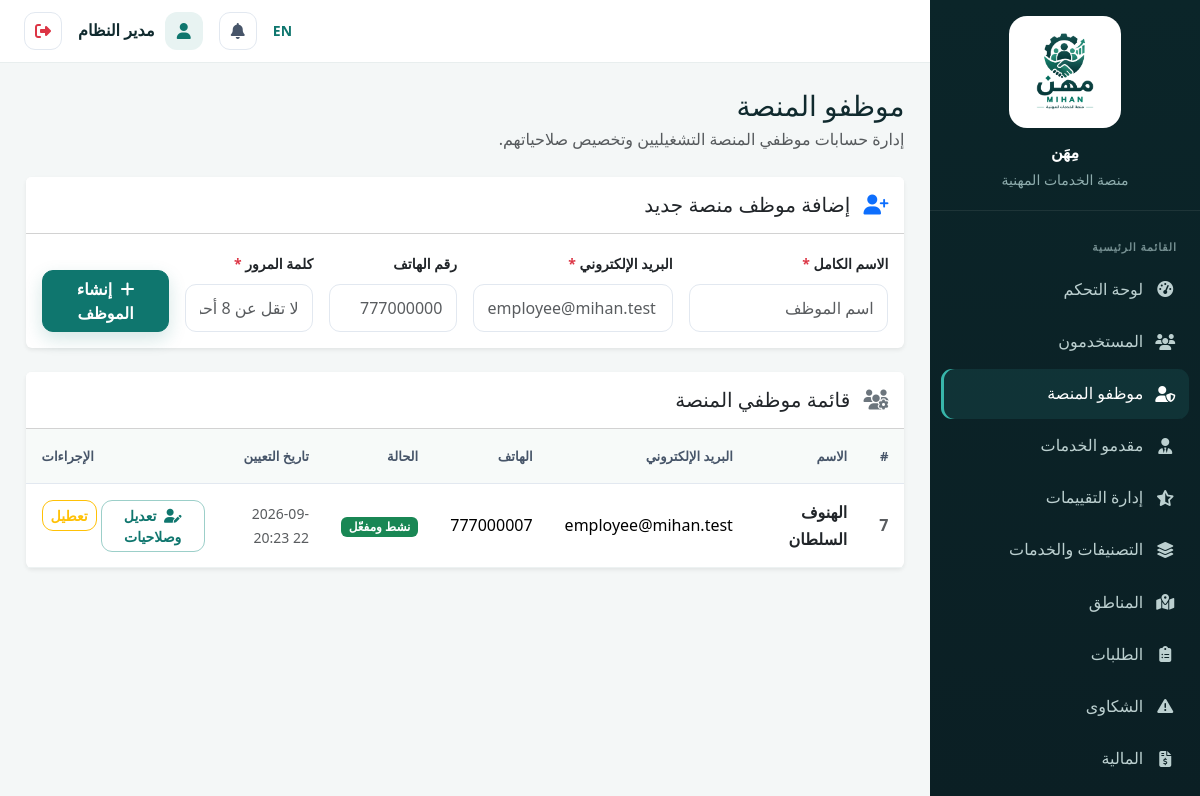
The page /admin/employees (signed in) on the database its author committed.
### tables this page shows
CREATE TABLE `system_settings` (
  `id` int(11) NOT NULL,
  `key` varchar(100) NOT NULL,
  `value` text DEFAULT NULL,
  `updated_at` datetime DEFAULT current_timestamp() ON UPDATE current_timestamp()
);

CREATE TABLE `users` (
  `id` int(11) NOT NULL,
  `name` varchar(150) NOT NULL,
  `email` varchar(150) NOT NULL,
  `phone` varchar(20) DEFAULT NULL,
  `password_hash` varchar(255) NOT NULL,
  `role` enum('customer','provider','employee','admin') NOT NULL DEFAULT 'customer',
  `profile_photo` varchar(255) DEFAULT NULL,
  `is_active` tinyint(1) NOT NULL DEFAULT 1,
  `is_verified_email` tinyint(1) NOT NULL DEFAULT 0,
  `created_at` datetime DEFAULT current_timestamp(),
  `updated_at` datetime DEFAULT current_timestamp() ON UPDATE current_timestamp()
);

### app/views/admin/employees.php (the view, shortened to what the rows shown need)
<div class="d-flex flex-wrap justify-content-between align-items-center gap-2 mb-4">
  <div>
    <h3 class="mb-1">موظفو المنصة</h3>
    <p class="text-muted mb-0">إدارة حسابات موظفي المنصة التشغيليين وتخصيص صلاحياتهم.</p>
  </div>
</div>
<div class="card shadow-sm border-0 mb-4">
  <div class="card-header bg-white py-3">
    <h5 class="card-title mb-0"><i class="fa-solid fa-user-plus me-2 text-primary"></i> إضافة موظف منصة جديد</h5>
  </div>
  <div class="card-body">
    <form method="POST" action="<?= url('/admin/employees') ?>" class="row g-3">
      <div class="col-md-3">
        <label class="form-label small fw-semibold">الاسم الكامل <span class="text-danger">*</span></label>
        <input name="name" class="form-control" placeholder="اسم الموظف" required minlength="3" maxlength="100">
      </div>
      <div class="col-md-3">
        <label class="form-label small fw-semibold">البريد الإلكتروني <span class="text-danger">*</span></label>
        <input type="email" name="email" class="form-control" placeholder="employee@mihan.test" required>
      </div>
      <div class="col-md-2">
        <label class="form-label small fw-semibold">رقم الهاتف</label>
        <input name="phone" class="form-control" placeholder="777000000">
      </div>
      <div class="col-md-2">
        <label class="form-label small fw-semibold">كلمة المرور <span class="text-danger">*</span></label>
        <input type="password" name="password" class="form-control" placeholder="لا تقل عن 8 أحرف" required minlength="8">
      </div>
      <div class="col-md-2 d-flex align-items-end">
        <button type="submit" class="btn btn-primary w-100"><i class="fa-solid fa-plus me-1"></i> إنشاء الموظف</button>
      </div>
    </form>
  </div>
</div>
<div class="card shadow-sm border-0">
  <div class="card-header bg-white py-3">
    <h5 class="card-title mb-0"><i class="fa-solid fa-users-gear me-2 text-secondary"></i> قائمة موظفي المنصة</h5>
  </div>
  <div class="card-body p-0">
    <div class="table-responsive">
      <table class="table table-hover align-middle mb-0">
        <thead class="table-light">
          <tr>
            <th class="ps-3">#</th>
            <th>الاسم</th>
            <th>البريد الإلكتروني</th>
            <th>الهاتف</th>
            <th>الحالة</th>
            <th>تاريخ التعيين</th>
            <th class="text-end pe-3">الإجراءات</th>
          </tr>
        </thead>
        <tbody>
        <?php foreach ($employees as $e): ?>
          <tr>
            <td class="ps-3 fw-bold text-muted"><?= (int)$e['id'] ?></td>
            <td><div class="fw-semibold text-dark"><?= e($e['name']) ?></div></td>
            <td><?= e($e['email']) ?></td>
            <td><?= e($e['phone'] ?: '—') ?></td>
            <td>
              <span class="badge bg-<?= (int)$e['is_active'] === 1 ? 'success' : 'danger' ?>">
                <?= (int)$e['is_active'] === 1 ? 'نشط ومفعّل' : 'معطل' ?>
              </span>
            </td>
            <td class="small text-muted"><?= formatDate($e['created_at']) ?></td>
            <td class="text-end pe-3">
              <div class="d-inline-flex gap-1">
                <a href="<?= url('/admin/employees/' . $e['id'] . '/edit') ?>" class="btn btn-sm btn-outline-primary" title="تعديل بيانات الموظف وصلاحياته">
                  <i class="fa-solid fa-user-pen me-1"></i> تعديل وصلاحيات
                </a>
                <form method="POST" action="<?= url('/admin/employees/' . $e['id'] . '/toggle') ?>" class="d-inline">
                  <button type="submit" class="btn btn-sm btn-outline-warning">
                    <?= (int)$e['is_active'] === 1 ? 'تعطيل' : 'تفعيل' ?>
                  </button>
                </form>
              </div>
            </td>
          </tr>
        <?php endforeach; ?>
        </tbody>
      </table>
    </div>
  </div>
</div>

### app/core/Router.php (shortened to what the rows shown need)
<?php
class Router
{
    private array $routes = [];
    private function add(string $method, string $path, string $handler): void
    {
        $this->routes[] = compact('method', 'path', 'handler');
    }
    public function dispatch(string $method, string $uri): void
    {
        $uri = strtok($uri, '?');
        $base = BASE_PATH;
        if ($base !== '' && strpos($uri, $base) === 0) {
            $uri = substr($uri, strlen($base));
        }
        $uri = rtrim($uri, '/');
        foreach ($this->routes as $route) {
            if ($route['method'] !== $method) continue;
            $pattern = preg_replace('#\{[a-zA-Z_]+\}#', '([^/]+)', $route['path']);
            $pattern = '#^' . $pattern . '$#u';
            if (preg_match($pattern, $uri, $matches)) {
                array_shift($matches);
                [$controllerName, $methodName] = explode('@', $route['handler']);
                $controller = new $controllerName();
                call_user_func_array([$controller, $methodName], $matches);
                return;
            }
        }
    }
}

### app/views/partials/sidebar.php (shortened to what the rows shown need)
<?php
$role=Auth::role(); $current=parse_url($_SERVER['REQUEST_URI']??'',PHP_URL_PATH) ?: '/';
$links=[];
if($role==='customer') $links=[['fa-gauge-high',__('dashboard'),'/customer/dashboard'],['fa-list-check',__('my_requests'),'/customer/requests'],['fa-file-invoice-dollar','المالية والفواتير','/customer/finance'],['fa-plus-circle',__('new_request'),'/customer/requests/create'],['fa-comment-dots',__('smart_assistant'),'/customer/ai/assistant'],['fa-user-gear',__('search'),'/providers'],['fa-triangle-exclamation',__('complaints'),'/customer/complaints'],['fa-user',__('profile'),'/customer/profile']];
elseif($role==='provider') $links=[['fa-gauge-high',__('dashboard'),'/provider/dashboard'],['fa-inbox',__('incoming_requests'),'/provider/requests'],['fa-wallet','المالية والمدفوعات','/provider/finance'],['fa-star',__('reviews'),'/provider/reviews'],['fa-id-card',__('professional_profile'),'/provider/profile']];
elseif($role==='admin') $links=[['fa-gauge-high',__('dashboard'),'/admin/dashboard'],['fa-users',__('users'),'/admin/users'],['fa-user-shield','موظفو المنصة','/admin/employees'],['fa-user-tie',__('providers'),'/admin/providers'],['fa-star-half-stroke',__('review_management'),'/admin/reviews'],['fa-layer-group',__('categories_services'),'/admin/categories'],['fa-map-location-dot',__('locations'),'/admin/locations'],['fa-clipboard-list',__('requests'),'/admin/requests'],['fa-triangle-exclamation',__('complaints'),'/admin/complaints'],['fa-file-invoice-dollar',__('finance'),'/admin/finance'],['fa-chart-line',__('reports_analytics'),'/admin/reports'],['fa-bell',__('notifications'),'/admin/notifications'],['fa-brain',__('ai'),'/admin/ai'],['fa-gear',__('settings'),'/admin/settings']];
?>
<aside class="dash-sidebar">
 <div class="sidebar-brand"><a href="<?= url('/') ?>" class="sidebar-brand-link"><img class="sidebar-logo" src="<?= asset('images/logo-mihan-original.png') ?>" alt="<?= e(__('app_name')) ?>"><span class="sidebar-brand-text"><?= e(setting('site_name', __('app_name'))) ?><small><?= __('professional_services_platform') ?></small></span></a></div>
 <ul class="sidebar-nav"><li class="sidebar-section"><?= __('main_menu') ?></li>
 <?php foreach($links as $link): $active=str_starts_with($current,rtrim(BASE_PATH.$link[2],'/')); ?><li><a class="<?= $active?'active':'' ?>" href="<?= url($link[2]) ?>"><i class="fa-solid <?= $link[0] ?>"></i><span><?= e($link[1]) ?></span></a></li><?php endforeach; ?>
 </ul>
</aside>

### app/views/partials/topbar.php (shortened to what the rows shown need)
<?php require_once __DIR__.'/../../models/Notification.php'; $notifModel=new Notification(); $unread=Auth::check()?$notifModel->unreadCount(Auth::id()):0; ?>
<header class="dash-topbar">
 <div class="ms-auto d-flex align-items-center gap-2 gap-md-3">
  <a href="<?= e(langUrl(currentLang()==='ar'?'en':'ar')) ?>" class="text-decoration-none small fw-semibold"><?= currentLang()==='ar'?'EN':'AR' ?></a>
  <a href="<?= url(Auth::role().'/notifications') ?>" class="icon-btn position-relative"><i class="fa-solid fa-bell"></i><?php if($unread>0): ?><span class="badge rounded-pill bg-danger notif-badge"><?= $unread ?></span><?php endif; ?></a>
  <div class="dash-user"><span class="dash-user-avatar"><i class="fa-solid fa-user"></i></span><span class="dash-user-name fw-semibold"><?= e(Auth::name()) ?></span></div>
  <form method="POST" action="<?= url('/logout') ?>" class="d-inline"><?= csrf_field() ?><button type="submit" class="icon-btn text-danger" title="<?= e(__('logout')) ?>"><i class="fa-solid fa-right-from-bracket"></i></button></form>
 </div>
</header>

### rows shown on the page
system_settings: value "مِهَن"
users: name "مدير النظام"
users: id "7", name "الهنوف السلطان", email "employee@mihan.test", phone "777000007", is_active "نشط ومفعّل", created_at "2026-09-22 20:23"

### other values the page prints
$link[1] "لوحة التحكم"
$link[1] "المستخدمون"
$link[1] "موظفو المنصة"
$link[1] "مقدمو الخدمات"
$link[1] "إدارة التقييمات"
$link[1] "التصنيفات والخدمات"
$link[1] "المناطق"
$link[1] "الطلبات"
$link[1] "الشكاوى"
$link[1] "المالية"
